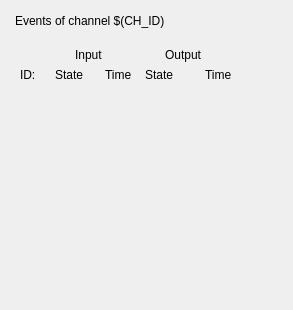
<?xml version="1.0" encoding="UTF-8"?>
<ui version="4.0">
 <class>Form</class>
 <widget class="QWidget" name="Form">
  <property name="geometry">
   <rect>
    <x>0</x>
    <y>0</y>
    <width>293</width>
    <height>310</height>
   </rect>
  </property>
  <property name="windowTitle">
   <string>Form</string>
  </property>
  <widget class="caInclude" name="cainclude">
   <property name="geometry">
    <rect>
     <x>15</x>
     <y>90</y>
     <width>271</width>
     <height>216</height>
    </rect>
   </property>
   <property name="macro">
    <string>IOC=$(IOC),MasterID=$(MasterID),SlaveID=$(SlaveID),CH_ID=$(CH_ID),EV=$(EV),EV=$(EV),ID=01;IOC=$(IOC),MasterID=$(MasterID),SlaveID=$(SlaveID),CH_ID=$(CH_ID),EV=$(EV),EV=$(EV),ID=02;IOC=$(IOC),MasterID=$(MasterID),SlaveID=$(SlaveID),CH_ID=$(CH_ID),EV=$(EV),EV=$(EV),ID=03;IOC=$(IOC),MasterID=$(MasterID),SlaveID=$(SlaveID),CH_ID=$(CH_ID),EV=$(EV),EV=$(EV),ID=04;IOC=$(IOC),MasterID=$(MasterID),SlaveID=$(SlaveID),CH_ID=$(CH_ID),EV=$(EV),EV=$(EV),ID=05;IOC=$(IOC),MasterID=$(MasterID),SlaveID=$(SlaveID),CH_ID=$(CH_ID),EV=$(EV),EV=$(EV),ID=06;IOC=$(IOC),MasterID=$(MasterID),SlaveID=$(SlaveID),CH_ID=$(CH_ID),EV=$(EV),EV=$(EV),ID=07;IOC=$(IOC),MasterID=$(MasterID),SlaveID=$(SlaveID),CH_ID=$(CH_ID),EV=$(EV),EV=$(EV),ID=08</string>
   </property>
   <property name="filename" stdset="0">
    <string notr="true">ecmcEL1259_EVX.ui</string>
   </property>
   <property name="stacking">
    <enum>caInclude::Row</enum>
   </property>
   <property name="numberOfItems" stdset="0">
    <number>8</number>
   </property>
  </widget>
  <widget class="caLabel" name="calabel_21">
   <property name="geometry">
    <rect>
     <x>15</x>
     <y>5</y>
     <width>236</width>
     <height>31</height>
    </rect>
   </property>
   <property name="text">
    <string>Events of channel $(CH_ID)</string>
   </property>
   <property name="alignment">
    <set>Qt::AlignLeading|Qt::AlignLeft|Qt::AlignVCenter</set>
   </property>
  </widget>
  <widget class="caLabel" name="calabel_4">
   <property name="geometry">
    <rect>
     <x>20</x>
     <y>65</y>
     <width>21</width>
     <height>20</height>
    </rect>
   </property>
   <property name="text">
    <string>ID:</string>
   </property>
   <property name="alignment">
    <set>Qt::AlignLeading|Qt::AlignLeft|Qt::AlignVCenter</set>
   </property>
  </widget>
  <widget class="caLabel" name="calabel_5">
   <property name="geometry">
    <rect>
     <x>75</x>
     <y>45</y>
     <width>36</width>
     <height>20</height>
    </rect>
   </property>
   <property name="text">
    <string>Input</string>
   </property>
   <property name="alignment">
    <set>Qt::AlignLeading|Qt::AlignLeft|Qt::AlignVCenter</set>
   </property>
  </widget>
  <widget class="caLabel" name="calabel_6">
   <property name="geometry">
    <rect>
     <x>55</x>
     <y>65</y>
     <width>36</width>
     <height>20</height>
    </rect>
   </property>
   <property name="text">
    <string>State</string>
   </property>
   <property name="alignment">
    <set>Qt::AlignLeading|Qt::AlignLeft|Qt::AlignVCenter</set>
   </property>
  </widget>
  <widget class="caLabel" name="calabel_7">
   <property name="geometry">
    <rect>
     <x>105</x>
     <y>65</y>
     <width>36</width>
     <height>20</height>
    </rect>
   </property>
   <property name="text">
    <string>Time</string>
   </property>
   <property name="alignment">
    <set>Qt::AlignLeading|Qt::AlignLeft|Qt::AlignVCenter</set>
   </property>
  </widget>
  <widget class="caLabel" name="calabel_8">
   <property name="geometry">
    <rect>
     <x>205</x>
     <y>65</y>
     <width>36</width>
     <height>20</height>
    </rect>
   </property>
   <property name="text">
    <string>Time</string>
   </property>
   <property name="alignment">
    <set>Qt::AlignLeading|Qt::AlignLeft|Qt::AlignVCenter</set>
   </property>
  </widget>
  <widget class="caLabel" name="calabel_9">
   <property name="geometry">
    <rect>
     <x>165</x>
     <y>45</y>
     <width>56</width>
     <height>20</height>
    </rect>
   </property>
   <property name="text">
    <string>Output</string>
   </property>
   <property name="alignment">
    <set>Qt::AlignLeading|Qt::AlignLeft|Qt::AlignVCenter</set>
   </property>
  </widget>
  <widget class="caLabel" name="calabel_10">
   <property name="geometry">
    <rect>
     <x>145</x>
     <y>65</y>
     <width>36</width>
     <height>20</height>
    </rect>
   </property>
   <property name="text">
    <string>State</string>
   </property>
   <property name="alignment">
    <set>Qt::AlignLeading|Qt::AlignLeft|Qt::AlignVCenter</set>
   </property>
  </widget>
 </widget>
 <customwidgets>
  <customwidget>
   <class>caLabel</class>
   <extends>QLabel</extends>
   <header>caLabel</header>
  </customwidget>
  <customwidget>
   <class>caInclude</class>
   <extends>QWidget</extends>
   <header>caInclude</header>
  </customwidget>
 </customwidgets>
 <resources/>
 <connections/>
</ui>
